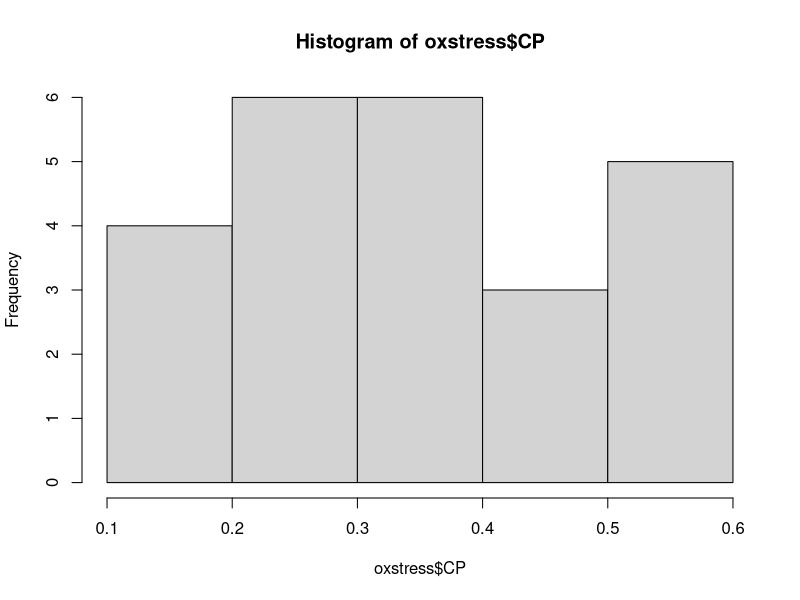
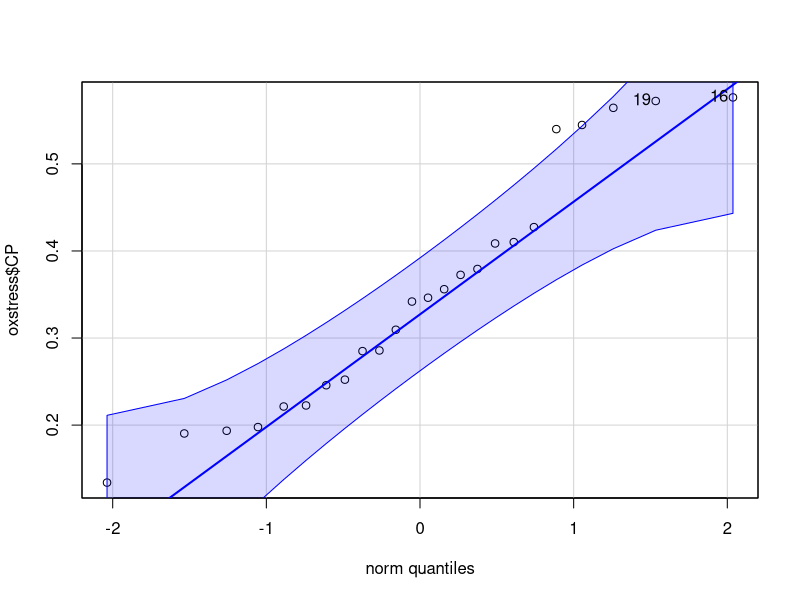
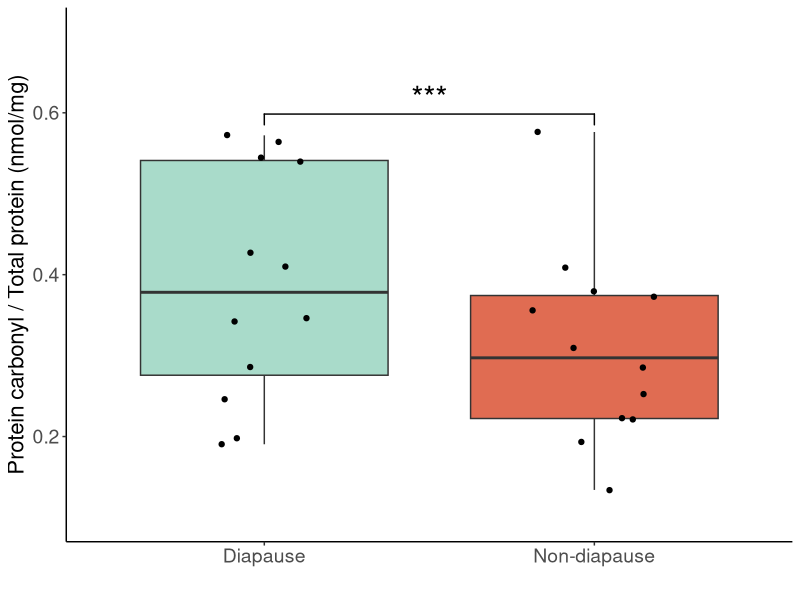
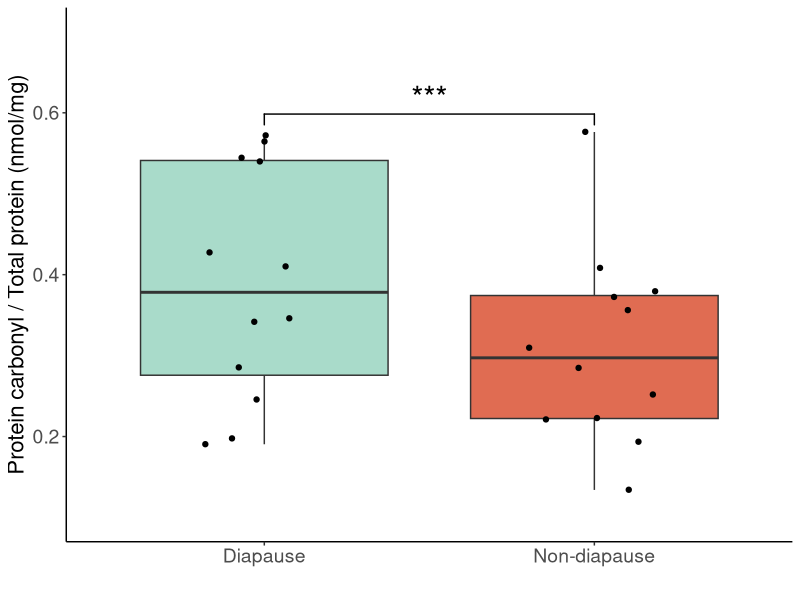

Reproduce these figures in R, in order.
## ---- chunk 1
library(tidyverse)
library(nortest)
library(car)
library(lme4)
library(ggsignif)
## ---- chunk 2
oxstress <- read_csv("MROT_protcarb_bodysize_data.csv", 
                     col_select = c(1:9), 
                     col_names = TRUE,
                     col_types = cols(
                       Bee_ID = col_character(),
                       Diapause_NonDiapause = col_character(), 
                       Sex = col_character(), 
                       Date_emerged = col_date("%m/%d/%y"), 
                       Thorax_length_mm = col_double(), 
                       Assay_number = col_character(), 
                       C = col_double(), 
                       P = col_double(), 
                       CP = col_double()
                     ))
problems(oxstress)
## ---- chunk 3
hist(oxstress$CP)
## ---- chunk 4
oxstress %>% 
  group_by(Diapause_NonDiapause) %>% 
  summarise(mean_CP = mean(CP), 
            se_CP = sd(CP)/sqrt(n()), 
            mean_size = mean(Thorax_length_mm), 
            se_size = sd(Thorax_length_mm)/sqrt(n()), 
            n = n()
            )
## ---- chunk 5
qqp(oxstress$CP, "norm")
ad.test(oxstress$CP)
## ---- chunk 6
m1 <- lmer(CP ~ Diapause_NonDiapause + Thorax_length_mm + (1|Assay_number), 
           data = oxstress)
summary(m1)
Anova(m1)
AIC(m1)
## ---- chunk 7
m0 <- lmer(CP ~ 0 + (1|Assay_number), data = oxstress)
summary(m0)
anova(m1, m0)
## ---- chunk 8
ggplot(oxstress, aes(x = Diapause_NonDiapause, y = CP, 
                     fill = Diapause_NonDiapause)) + 
  geom_boxplot(alpha = 0.8, outlier.color=NA) + 
  geom_jitter(position = position_jitter(width = 0.20)) + 
  geom_signif(data = oxstress, stat = "signif", position = "identity", 
              comparisons = list(c("D", "ND")), map_signif_level = TRUE, 
              annotations = "***", textsize = 8) + 
  coord_cartesian(ylim = c(0.1, 0.7)) +
  theme_classic() + 
  scale_fill_manual(values = c("#94D2BD","#D84727")) + 
  theme(legend.position = "none", 
        axis.title=element_text(size=16), axis.text=element_text(size=14)) +
  xlab("") + 
  scale_x_discrete(labels = c("Diapause", "Non-diapause")) + 
  ylab("Protein carbonyl / Total protein (nmol/mg)")
ggsave("oxstress.png", width = 7, height = 5)
## ---- chunk 9
sessionInfo()
citation("tidyverse")
citation("car")
citation("nortest")
citation("lme4")
citation("ggsignif")
